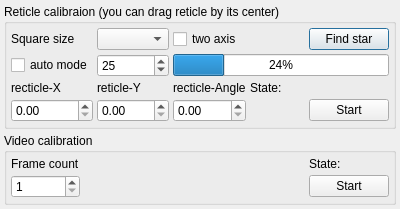
<?xml version="1.0" encoding="UTF-8"?>
<ui version="4.0">
 <class>rcalibrationClass</class>
 <widget class="QDialog" name="rcalibrationClass">
  <property name="geometry">
   <rect>
    <x>0</x>
    <y>0</y>
    <width>400</width>
    <height>209</height>
   </rect>
  </property>
  <property name="minimumSize">
   <size>
    <width>0</width>
    <height>0</height>
   </size>
  </property>
  <property name="maximumSize">
   <size>
    <width>16777215</width>
    <height>16777215</height>
   </size>
  </property>
  <property name="windowTitle">
   <string>Dialog</string>
  </property>
  <layout class="QGridLayout" name="gridLayout">
   <property name="margin">
    <number>4</number>
   </property>
   <property name="spacing">
    <number>4</number>
   </property>
   <item row="0" column="0">
    <widget class="QGroupBox" name="groupBox_ReticleCalibration">
     <property name="title">
      <string>Reticle calibraion (you can drag reticle by its center)</string>
     </property>
     <layout class="QGridLayout" name="gridLayout_2">
      <property name="margin">
       <number>4</number>
      </property>
      <property name="spacing">
       <number>4</number>
      </property>
      <item row="0" column="0">
       <widget class="QLabel" name="l_1">
        <property name="text">
         <string>Square size</string>
        </property>
       </widget>
      </item>
      <item row="0" column="1">
       <widget class="QComboBox" name="comboBox_SquareSize"/>
      </item>
      <item row="0" column="2" colspan="2">
       <widget class="QCheckBox" name="checkBox_TwoAxis">
        <property name="text">
         <string>two axis</string>
        </property>
       </widget>
      </item>
      <item row="0" column="4">
       <widget class="QPushButton" name="pushButton_FindStar">
        <property name="text">
         <string>Find star</string>
        </property>
       </widget>
      </item>
      <item row="1" column="0">
       <widget class="QCheckBox" name="checkBox_AutoMode">
        <property name="text">
         <string>auto mode</string>
        </property>
       </widget>
      </item>
      <item row="1" column="1">
       <widget class="QSpinBox" name="spinBox_DriftTime">
        <property name="minimum">
         <number>1</number>
        </property>
        <property name="value">
         <number>25</number>
        </property>
       </widget>
      </item>
      <item row="1" column="2" colspan="3">
       <widget class="QProgressBar" name="progressBar">
        <property name="value">
         <number>24</number>
        </property>
       </widget>
      </item>
      <item row="2" column="0">
       <widget class="QLabel" name="l_2">
        <property name="text">
         <string>recticle-X</string>
        </property>
       </widget>
      </item>
      <item row="2" column="1">
       <widget class="QLabel" name="l_3">
        <property name="text">
         <string>reticle-Y</string>
        </property>
       </widget>
      </item>
      <item row="2" column="2">
       <widget class="QLabel" name="l_4">
        <property name="text">
         <string>recticle-Angle</string>
        </property>
       </widget>
      </item>
      <item row="2" column="3" colspan="2">
       <widget class="QLabel" name="l_RStatus">
        <property name="sizePolicy">
         <sizepolicy hsizetype="Expanding" vsizetype="Preferred">
          <horstretch>0</horstretch>
          <verstretch>0</verstretch>
         </sizepolicy>
        </property>
        <property name="text">
         <string>State:</string>
        </property>
       </widget>
      </item>
      <item row="3" column="0">
       <widget class="QDoubleSpinBox" name="spinBox_ReticleX"/>
      </item>
      <item row="3" column="1">
       <widget class="QDoubleSpinBox" name="spinBox_ReticleY"/>
      </item>
      <item row="3" column="2">
       <widget class="QDoubleSpinBox" name="spinBox_ReticleAngle">
        <property name="maximum">
         <double>100.000000000000000</double>
        </property>
       </widget>
      </item>
      <item row="3" column="4">
       <widget class="QPushButton" name="pushButton_StartCalibration">
        <property name="text">
         <string>Start</string>
        </property>
       </widget>
      </item>
     </layout>
    </widget>
   </item>
   <item row="1" column="0">
    <widget class="QGroupBox" name="groupBox_VideoCalibration">
     <property name="title">
      <string>Video calibration</string>
     </property>
     <layout class="QGridLayout" name="gridLayout_3">
      <property name="margin">
       <number>4</number>
      </property>
      <property name="spacing">
       <number>4</number>
      </property>
      <item row="0" column="0">
       <widget class="QLabel" name="l_5">
        <property name="text">
         <string>Frame count</string>
        </property>
       </widget>
      </item>
      <item row="0" column="2">
       <widget class="QLabel" name="l_VStatus">
        <property name="text">
         <string>State:</string>
        </property>
       </widget>
      </item>
      <item row="1" column="0">
       <widget class="QSpinBox" name="spinBox_FrameCount">
        <property name="minimum">
         <number>1</number>
        </property>
        <property name="maximum">
         <number>100</number>
        </property>
       </widget>
      </item>
      <item row="1" column="2">
       <widget class="QPushButton" name="pushButton_StartVideoCalibration">
        <property name="text">
         <string>Start</string>
        </property>
       </widget>
      </item>
      <item row="1" column="1">
       <spacer name="horizontalSpacer">
        <property name="orientation">
         <enum>Qt::Horizontal</enum>
        </property>
        <property name="sizeHint" stdset="0">
         <size>
          <width>40</width>
          <height>20</height>
         </size>
        </property>
       </spacer>
      </item>
     </layout>
    </widget>
   </item>
  </layout>
 </widget>
 <tabstops>
  <tabstop>comboBox_SquareSize</tabstop>
  <tabstop>checkBox_TwoAxis</tabstop>
  <tabstop>pushButton_FindStar</tabstop>
  <tabstop>checkBox_AutoMode</tabstop>
  <tabstop>spinBox_DriftTime</tabstop>
  <tabstop>spinBox_ReticleX</tabstop>
  <tabstop>spinBox_ReticleY</tabstop>
  <tabstop>spinBox_ReticleAngle</tabstop>
  <tabstop>pushButton_StartCalibration</tabstop>
  <tabstop>spinBox_FrameCount</tabstop>
  <tabstop>pushButton_StartVideoCalibration</tabstop>
 </tabstops>
 <resources/>
 <connections/>
</ui>
